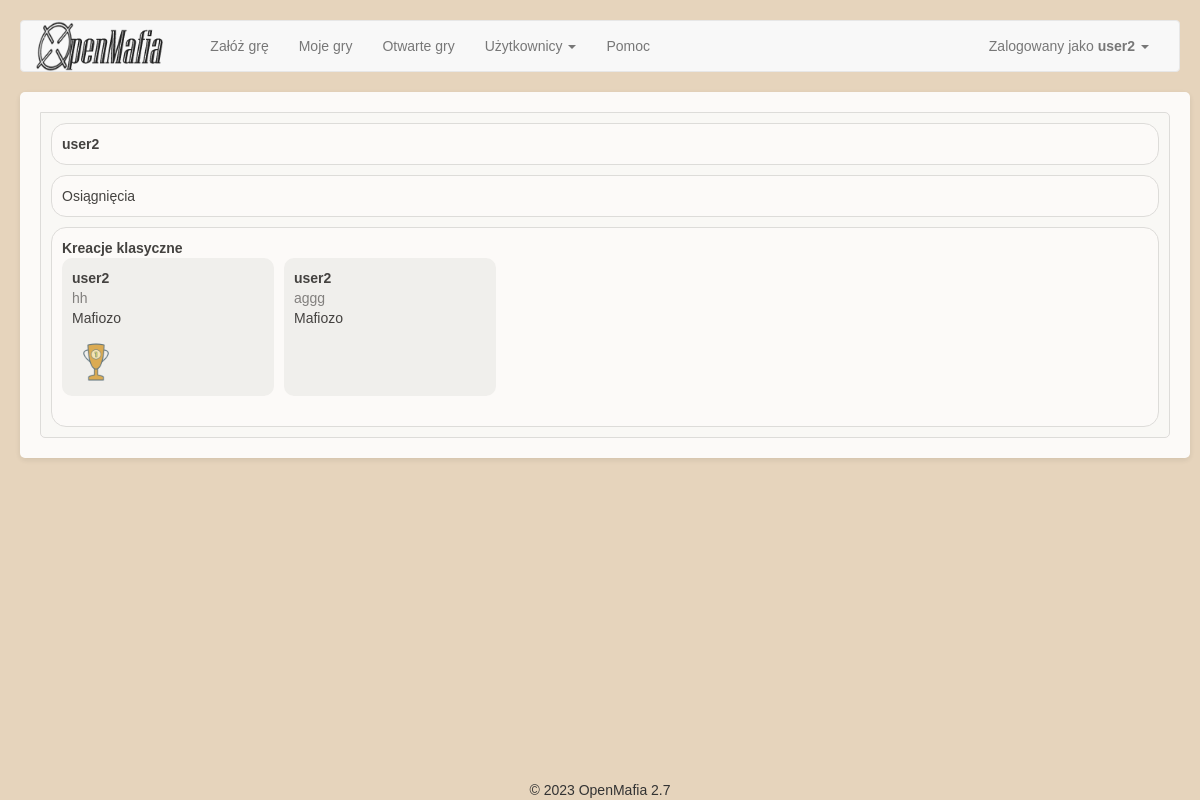
The page /user (signed in) on the database its author committed.
### app/Engine/DB/models.py (models this page shows, shortened)
class User(db.Model):
    __tablename__ = 'User'
    id = db.Column(db.Integer, primary_key=True)
    user = db.Column(db.String(64), unique=True)
    password = db.Column(db.String(500))
    name = db.Column(db.String(500))
    email = db.Column(db.String(120), unique=True)
    is_active = db.Column(db.Boolean)
    def is_active(self):
        return True

class GamePlayer(db.Model):
    __tablename__ = 'GamePlayer'
    id = db.Column(db.Integer, primary_key=True)
    game_id = db.Column(db.Integer, ForeignKey('Game.id'))
    user_id = db.Column(db.Integer, ForeignKey('User.id'))
    order_id = db.Column(db.Integer)
    roles = relationship("Game_Roles")
    name = db.Column(db.String(500))
    status = db.Column(db.String(500))
    user = relationship("User")
    winner = db.Column(db.Integer)
    game = relationship("Game", back_populates='game_players')
    items = relationship("GameItems")
    achievements = relationship("Achievements", back_populates='player')

class Game(db.Model):
    __tablename__ = 'Game'
    id = db.Column(db.Integer, primary_key=True)
    name = db.Column(db.String(500))
    day_no = db.Column(db.Integer)
    phase = db.Column(db.Integer)
    status_id = db.Column(db.Integer, ForeignKey('Status.id'), default=1)
    owner_id = db.Column(db.Integer, ForeignKey('User.id'))
    start_time = db.Column(db.DateTime(timezone=True))
    game_type_id = db.Column(db.Integer, ForeignKey('GameType.id'))
    owner = relationship("User", uselist=False)
    status = relationship("Status", uselist=False)
    game_players = relationship("GamePlayer", back_populates='game')
    roles = relationship("Game_Roles")
    phases = relationship("Game_Phases")
    game_config = relationship("Game_Configuration")
    game_type = relationship("GameType")

class Game_Roles(db.Model):
    __tablename__ = 'Game_Roles'
    id = db.Column(db.Integer, primary_key=True)
    game_id = db.Column(db.Integer, ForeignKey('Game.id'))
    player_id = db.Column(db.Integer, ForeignKey('GamePlayer.id'))
    role_id = db.Column(db.Integer, ForeignKey('Role.id'))
    role = relationship("Role")

class Role(db.Model):
    __tablename__ = 'Role'
    id = db.Column(db.Integer, primary_key=True)
    name = db.Column(db.String(100))
    visible_name = db.Column(db.String(500))
    description = db.Column(db.String(500))

class Achievements(db.Model):
    __tablename__ = 'Achievements'
    id = db.Column(db.Integer, primary_key=True)
    user_id = db.Column(db.Integer, ForeignKey('User.id'))
    player_id = db.Column(db.Integer, ForeignKey('GamePlayer.id'))
    player = relationship("GamePlayer", back_populates='achievements')
    achievement_id = db.Column(db.Integer, ForeignKey('AchievementTypes.id'))
    achievement = relationship("AchievementTypes")

class AchievementTypes(db.Model):
    __tablename__ = 'AchievementTypes'
    id = db.Column(db.Integer, primary_key=True)
    name = db.Column(db.String(50))
    visible_name = db.Column(db.String(50))
    description = db.Column(db.String(500))

### app/User/views.py (the view)
@UserModule.route('/<user_id>', methods=['GET', 'POST'])
@UserModule.route('', methods=['GET', 'POST'])
@login_required
def user_main(user_id=None):
    if user_id is None:
        user_id = current_user.id
    else:
        user_id = int(user_id)
    achievements = None
    classic_creations = None
    classic_games = None
    user_api = UserApi()
    user = user_api.get_user_for_user_id(user_id)
    if user:
        game_api = GameApi()
        achievements = user_api.get_user_achievements()
        my_finished_games = [game for game in game_api.list_games('my_games', user) if game.status.name == 'finished']
        classic_games = [game for game in my_finished_games if game.game_type.name == 'classic']
        classic_creations = []
        for g in classic_games:
            game_api.game = g
            classic_creations.append(game_api.get_player_object_for_user_id(user_id))
    return render_template('User_index.html',
                           user=user,
                           achievements=achievements,
                           classic_creations=classic_creations)

### app/Engine/DB/db_api.py (called while the page is built, shortened)
    def list_games(self, game_type='all', user=None):
        if game_type == 'all':
            return Game.query.all()
        elif game_type == 'all_but_cancelled':
            status_id = self._get_status_id('cancelled')
            return Game.query.filter(Game.status_id != status_id).all()
        elif game_type == 'open_games':
            status_id = self._get_status_id('enrollment_open')
            return Game.query.filter(Game.status_id == status_id).all()
        elif game_type == 'my_games':
            if user is None:
                user = current_user
            status_id = self._get_status_id('cancelled')
            games = Game.query.filter(Game.status_id != status_id).all()
            return [game for game in games if user.id in [player.user_id for player in game.game_players]]
        else:
            return None

    def _get_status_id(self, status_name):
        statuses = Status.query.all()
        return [status.id for status in statuses if status.name == status_name][0]

    def get_player_object_for_user_id(self, user_id):
        try:
            player = [player for player in self.game.game_players if player.user_id == user_id][0]
        except:
            player = None
        return player

    def get_user_for_user_id(self, user_id: int):
        self.user = User.query.filter(User.id == user_id).first()
        return self.user

    def get_user_achievements(self):
        self.user_achievements = Achievements.query.filter(Achievements.user_id == self.user.id).all()
        return self.user_achievements

### app/views.py (called while the page is built)
@app.before_request
def before_request():
    g.user = current_user

@lm.user_loader
def load_user(id):
    return User.query.get(int(id))

### app/User/templates/User_index.html (shortened to what this page needs)
{% extends "base.html" %}
{% import "bootstrap/wtf.html" as wtf %}
{% block styles %}
{{ super() }}
<link rel="stylesheet" type="text/css" href="{{ url_for('User.static', filename='css/styles.css') }}">
{% endblock %}
{%block main_content%}
<div class="tabs">
  <div class="tab-content">
    <div id="general" class="active">
      <div class="content-box">
        <b>{{ user.name }}</b>
      </div>
      <div class="content-box">
          Osiągnięcia<br/>
      </div>
      <div class="content-box">
        <b>Kreacje klasyczne</b><br />
        <div class="posts-container">
          {% for creation in classic_creations %}
          <div class="post">
            <div class="post-header">
              <span class="post-login">{{ creation.name }}</span>
              <a href="{{url_for('SetupGameModule.lobby', game_id=creation.game.id)}}"><span class="post-date">{{ creation.game.name }}</span></a>
              <span class="post-roles">
                {% for role in creation.roles %}
                {{ role.role.visible_name }}
                {% endfor %}
              </span>
            </div>
            <div class="post-content">
              <p>
                {% for a in achievements %}
                {% if a.player_id == creation.id %}
                <div title="{{ a.achievement.visible_name }} - {{ a.achievement.description }}">
                  <img class="post-achievement" src="{{url_for('static', filename='images/awards/'+a.achievement.name+'.png')}}"/>
                </div>
                {% endif %}
                {% endfor %}
              </p>
            </div>
          </div>
          {% endfor %}
        </div>
      </div>
    </div>
  </div>
</div>
{%endblock%}

### app/templates/base.html (shortened to what this page needs)
{% extends "bootstrap/base.html" %}
{% block styles %}
{{ super() }}
<link rel="stylesheet" type="text/css" href="{{ url_for('static', filename='css/base_styles.css') }}">
<link rel="stylesheet" type="text/css" href="{{ url_for('static', filename='css/bootstrap_table.css') }}">
{% endblock %}
{% block navbar %}
<nav class="navbar navbar-default" id="nav">
	<div class="container-fluid">
	  <div class="navbar-header">
		<a href="/"><img height="50" style="padding-right: 32px" src="{{ url_for('static', filename='images/logo.png') }}"/></a>
	  </div>
	  <div class="collapse navbar-collapse" id="bs-example-navbar-collapse-1">
		<ul class="nav navbar-nav">
			<li {{ 'class=active' if request.endpoint == 'SetupGameModule.setup_game' }} ><a href="{{ url_for('SetupGameModule.setup_game')}}">Załóż grę</a></li>
			<li><a href="{{ url_for('SetupGameModule.game_list')}}/my_games">Moje gry</a></li>
			<li><a href="{{ url_for('SetupGameModule.game_list')}}/open_games">Otwarte gry</a></li>
			<li class="dropdown">
				<a href="#" class="dropdown-toggle" data-toggle="dropdown" role="button" aria-haspopup="true" aria-expanded="false">Użytkownicy <span class="caret"></span></a>
			</li>
			<li><a href="{{ url_for('help_page')}}">Pomoc</a></li>
		</ul>
		<ul class="nav navbar-nav navbar-right">
		  <li><a href="#"></a></li>
		  <li class="dropdown">
			<a href="#" class="dropdown-toggle" data-toggle="dropdown" role="button" aria-haspopup="true" aria-expanded="false">
				{% if current_user.is_authenticated %}
				Zalogowany jako <b>{{ current_user.user }}</b>
				{% else %}
					Gość
				{% endif %}
				<span class="caret"></span>
			</a>
		  </li>
		</ul>
	  </div>
	</div>
  </nav>
{% endblock %}
{%block content %}
<div class="container">
	{%block main_content%}{%endblock%}
</div>
{% block footer %}
<div class="footer">&copy; 2023 OpenMafia 2.7</div>
{%- endblock footer %}
{%endblock%}

### app/static/css/base_styles.css (style rules this page uses)
.footer { position: fixed; left: 0; bottom: 0; width: 100%; text-align: center; text-size: small; }
@media (min-width: 768px) { body { font-family: Arial, sans-serif; background-color: rgb(230, 212, 188); margin: 0; padding: 20px; height: 100vh; } }
@media (min-width: 768px) { .container { margin: 0 auto; background-color: #ffffff; border-radius: 5px; padding: 20px; box-shadow: 0 2px 6px rgba(0, 0, 0, 0.1); opacity: 0.9; } }
p { color: #666666; font-size: 16px; line-height: 1.5; text-align: justify; }

### app/User/static/css/styles.css (style rules this page uses)
.tab-content { border: 1px solid #ddd; padding: 10px; border-radius: 5px; border-top-left-radius: 0px; background-color: #fcfcfc; }
.tab-content > div { display: none; }
.tab-content > div.active { display: block; }
.content-box { background-color: #fff; border: 1px solid #ddd; border-radius: 15px; padding: 10px; margin-bottom: 10px; }
.tab-content .content-box:last-of-type { margin-bottom: 0px; }
.posts-container { display: flex; flex-wrap: wrap; }
.post { background-color: #f2f2f2; border-radius: 10px; padding: 10px; width: 212px; margin: 0 10px 20px 0; }
.post-header { display: flex; flex-direction: column; margin-bottom: 10px; }
.post-login { font-weight: bold; }
.post-date { color: #777; }
.post-content { line-height: 1.5; display: flex; flex-wrap: wrap; }
.post-achievement { width: 48px; }

### rows shown on the page
User: user "user2", name "user2"
GamePlayer: name "user2", game.name "hh"
Game_Roles: role.visible_name "Mafiozo"
Achievements: name (picture)
GamePlayer: name "user2", game.name "aggg"
Game_Roles: role.visible_name "Mafiozo"
